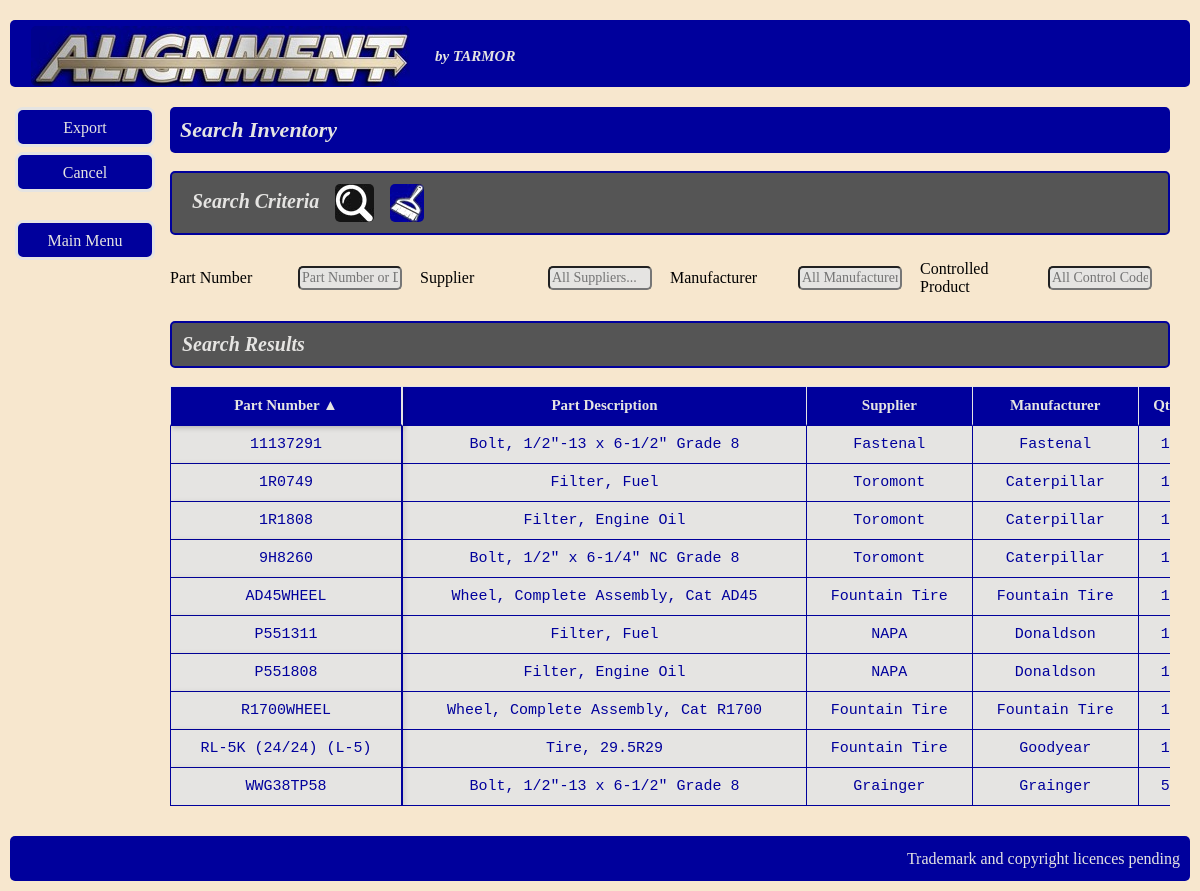
The app's page /inventory/search_inventory/ with its own data.
### inventory/models.py (models this page shows, shortened)
class InventoryItem(models.Model):
    part_number = models.CharField(max_length=20)
    part_description = models.CharField(max_length=255)
    supplier = models.ForeignKey(Supplier, on_delete=models.PROTECT, db_column='supplier_name')
    manufacturer = models.CharField(max_length=255, null=True, blank=True)
    qty = models.IntegerField()
    uom = models.CharField(max_length=10)
    unit_price = models.DecimalField(max_digits=10, decimal_places=2)
    stock = models.CharField(max_length=10, choices=stock_choices)
    controlled_product = models.CharField(max_length=3, choices=yesno_choices)
    bin_location = models.CharField(max_length=50)
    qty_onhand = models.IntegerField()
    min_qty = models.IntegerField()
    max_qty = models.IntegerField()
    last_transaction_date = models.DateField(default=timezone.now)
    last_transaction_number = models.CharField(max_length=10)
    alternatives = models.ManyToManyField('self', blank=True, symmetrical=True)
    class Meta:
        constraints = [
            models.UniqueConstraint(
                fields=['part_number', 'manufacturer'],
                name='unique_part_manufacturer'
            )
        ]

### suppliers/models.py (models this page shows, shortened)
class Supplier(models.Model):
    phone_regex = RegexValidator(
        regex=r'^\+?1?\d{9,15}$',
        message="Format: '+999999999'"
    )
    supplier_name = models.CharField(max_length=255)
    status = models.CharField(choices=status_choices)
    street_address = models.CharField(max_length=255)
    city = models.CharField(max_length=50)
    province_state = models.CharField(max_length=2, choices=PROVINCE_CHOICES)
    country = models.CharField(max_length=100, null=True, blank=True)
    postal_zip = models.CharField(max_length=10, null=True, blank=True)
    contact = models.CharField(max_length=50)
    phone = models.CharField(validators=[phone_regex], max_length=17, blank=True)
    email = models.EmailField(max_length=255, null=True, blank=True, unique=True)
    supplier_discount = models.DecimalField(
        max_digits=5,
        decimal_places=4,
        default=0.0000,
        validators=[MinValueValidator(0), MaxValueValidator(1)],
        help_text="Enter discount as a decimal (e.g., 0.15 for 15%)"
    )
    payment_method = models.CharField(max_length=100, null=True, blank=True)
    supplier_currency = models.CharField(max_length=4, null=True, blank=True)
    additional_information = models.TextField(blank=True)
    def __str__(self):
        return f"{self.supplier_name}"

### inventory/views.py (the view)
# urls.py: path('search_inventory/', views.search_inventory, name='search_inventory'),
def search_inventory(request):
    part_number = request.GET.get('part_number', '')
    supplier = request.GET.get('supplier', '')
    manufacturer = request.GET.get('manufacturer', '')
    controlled_product = request.GET.get('controlled_product', '')
    clean_part = part_number.split(' - ')[0].strip() if ' - ' in part_number else part_number
    inventory = InventoryItem.objects.all().distinct()
    if clean_part:
        inventory = inventory.filter(part_number__icontains=clean_part)
    if supplier:
        inventory = inventory.filter(supplier__supplier_name__icontains=supplier)
    if manufacturer:
        inventory = inventory.filter(manufacturer__icontains=manufacturer)
    if controlled_product:
        inventory = inventory.filter(controlled_product__icontains=controlled_product)
    sort_by = request.GET.get('sort', 'part_number')
    is_descending = sort_by.startswith('-')
    clean_sort_key = sort_by.lstrip('-')
    sort_mapping = {
        'part_number': 'part_number',
        'part_description': 'part_description',
        'supplier': 'supplier__supplier_name',
        'manufacturer': 'manufacturer',
        'qty': 'qty',
        'uom': 'uom',
        'unit_price': 'unit_price',
        'stock': 'stock',
        'controlled_product': 'controlled_product',
    }
    if clean_sort_key in sort_mapping:
        db_field = sort_mapping[clean_sort_key]
        order_field = f"-{db_field}" if is_descending else db_field
        inventory = inventory.order_by(order_field)
    else:
        inventory = inventory.order_by('part_number')
    params = request.GET.copy()
    if 'sort' in params:
        del params['sort']
    filter_url = params.urlencode()
    all_items = InventoryItem.objects.all().only('part_number', 'part_description').order_by('part_number')
    all_suppliers = InventoryItem.objects.exclude(supplier__supplier_name__isnull=True).values_list('supplier__supplier_name', flat=True).distinct().order_by('supplier__supplier_name')
    all_manufacturers = InventoryItem.objects.exclude(manufacturer__isnull=True).values_list('manufacturer', flat=True).distinct().order_by('manufacturer')
    all_controlled = InventoryItem.objects.exclude(controlled_product__isnull=True).values_list('controlled_product', flat=True).distinct().order_by('controlled_product')
    context = {
        'inventory': inventory,
        'filter_url': filter_url,
        'sort': sort_by,
        'all_items': all_items,
        'all_suppliers': all_suppliers,
        'all_manufacturers': all_manufacturers,
        'all_controlled': all_controlled,
        'part_number_val': part_number,
        'supplier_val': supplier,
        'manufacturer_val': manufacturer,
        'controlled_product_val': controlled_product,
    }
    return render(request, 'inventory/search_inventory.html', context)

### inventory/templates/inventory/search_inventory.html (shortened to what this page needs)
{% extends "core/base.html" %}
{% load static %}
{% block sidebar %}
<div class="leftnavbar">
    <ul>
        <li><a href="{% url 'inventory:export_inventory_excel' %}?{{ filter_url }}">Export</a></li>
        <li><a href="{% url 'inventory:inventory' %}">Cancel</a></li>
        <br>
        <li><a href="{% url 'core:home' %}">Main Menu</a></li>
    </ul>
</div>
{% endblock %}
{% block content %}
<div class="main">
    <h2>Search Inventory </h2>
    <br>
    <div >
            <h3 >
                &nbsp; Search Criteria &nbsp;
                    <input type="image" src="{% static 'images/mag_glass.jpg' %}" alt="Submit" class='logo' form="search-form" >
                    <a href="{% url 'inventory:search_inventory' %}">
                    <img src="{% static 'images/broom.jpg' %}" alt="Clear Filters" class='logo' style="cursor: pointer;">
                </a>
            </h3>
            <form id="search-form"  method="GET" action=".">
                <table class="table-bare-container">
                    <tr>
                        <td>Part Number</td>
                        <td>
                            <input type="text" name="part_number" list="part-list" value="{{ part_number_val }}" placeholder="Part Number or Desc..." class="input" autocomplete="off">
                        </td>
                        <td>Supplier</td>
                        <td>
                            <input type="text" name="supplier" list="supplier-list" value="{{ supplier_val }}" placeholder="All Suppliers..." class="input" autocomplete="off">
                        </td>
                        <td>Manufacturer</td>
                        <td>
                            <input type="text" name="manufacturer" list="manufacturer-list" value="{{ manufacturer_val }}" placeholder="All Manufacturers..." class="input" autocomplete="off">
                        </td>
                        <td>Controlled Product</td>
                        <td>
                            <input type="text" name="controlled_product" list="controlled-list" value="{{ controlled_product_val }}" placeholder="All Control Codes..." class="input" autocomplete="off">
                        </td>
                    </tr>
                </table>
            </form>
        </div>
        <div >
            <h3> Search Results </h3>
            <br>
            <div class="table-container">
                <table  class="table">
                    <thead>
                        <tr>
                            <th class="th">
                                <a href="?sort={% if sort == 'part_number' %}-part_number{% else %}part_number{% endif %}" class="sort_header">
                                    Part Number {% if sort == 'part_number' %} ▲ {% elif sort == '-part_number' %} ▼ {% endif %}
                                </a>
                            </th>
                            <th class="th">
                                <a href="?sort={% if sort == 'part_description' %}-part_description{% else %}part_description{% endif %}" class="sort_header">
                                    Part Description {% if sort == 'part_description' %} ▲ {% elif sort == '-part_description' %} ▼ {% endif %}
                                </a>
                            </th>
                            <th class="th">
                                <a href="?sort={% if sort == 'supplier' %}-supplier{% else %}supplier{% endif %}" class="sort_header">
                                    Supplier {% if sort == 'supplier' %} ▲ {% elif sort == '-supplier' %} ▼ {% endif %}
                                </a>
                            </th>
                            <th class="th">
                                <a href="?sort={% if sort == 'manufacturer' %}-manufacturer{% else %}manufacturer{% endif %}" class="sort_header">
                                    Manufacturer {% if sort == 'manufacturer' %} ▲ {% elif sort == '-manufacturer' %} ▼ {% endif %}
                                </a>
                            </th>
                            <th class="th">
                                <a href="?{% for key, value in request.GET.items %}{% if key != 'sort' %}{{ key }}={{ value }}&{% endif %}{% endfor %}sort={% if sort == 'qty' %}-qty{% else %}qty{% endif %}" class="sort_header">
                                    Qty {% if sort == 'qty' %} ▲ {% elif sort == '-qty' %} ▼ {% endif %}
                                </a>
                            </th>
                        </tr>
                    </thead>
                    <tbody>
                        {% for inv in inventory %}
                            <tr>
                                <td class="td">{{inv.part_number}}</td>
                                <td class="td">{{inv.part_description}}</td>
                                <td class="td">{{inv.supplier}}</td>
                                <td class="td">{{inv.manufacturer}}</td>
                                <td class="td">{{inv.qty}}</td>
                            </tr>
                            {% empty %}
                            <tr><td colspan="9">No records found.</td></tr>
                        {% endfor %}
                    </tbody>
                </table>
            </div>
        </div>
    </div>
{% endblock %}

### static/css/Stylesheet.css (style rules this page uses)
* { box-sizing: border-box; }
body { font-family: Cascadia Code; background-color:#f7e7ce; padding: 0; margin: 0; }
.main { flex: 1; min-width: 0; padding: 10px; display: block; }
.logo { display: inline-block; vertical-align: middle; width: auto; height: 80%; margin-right: 10px; margin-left: 1px; margin-top: 1px; margin-bottom: 1px; border-radius: 5px; padding: 0px }
.input { background-color: #e5e4e2; font-size: 14px; font-family: Cascadia Code; margin: 2px; field-sizing: content; min-width: 10ch; border-radius: 5px; }
h2 { width: 100%; margin: 0px; background-color: #00009c; color: #e5e4e2; font-family: Cascadia Code; font-size: 22px; padding: 10px; font-style: italic; border-radius: 5px; clear: right; box-sizing: border-box; display:block; }
h3 { background-color: #555555; color: #e5e4e2; font-family: Cascadia Code; font-size: 20px; padding: 10px; font-style: italic; width: 100%; margin: 0px; border: 2px solid #00009c; border-radius: 5px; clear: right; }
.leftnavbar { width: 140px; flex-shrink: 0; margin-top: 10px; }
.leftnavbar ul { padding: 0px; list-style: none; margin: 0px; }
.leftnavbar ul li a { text-decoration: none; border: 3px solid #e5e4e2; font-family: Cascadia Code; font-size: 16px; background-color: #00009c; color: #e5e4e2; display: block; width: 140px; height: 40px; margin: 5px; padding: 10px; border-radius: 8px; text-align: center; line-height: 15px; }
.table { width: 100%; border-collapse: separate !important; border-spacing: 0 !important; table-layout: auto; min-width: 1500px; }
.table-container { display: block !important; width: 100%; height: auto !important; max-height: 600px !important; overflow-x: auto !important; overflow-y: auto !important; position: relative; clear: both; }
.table thead tr th { position: sticky; top: 0; z-index: 20; background-color: #00009c; color: #e5e4e2; font-family: Cascadia Code; font-size: 15px; padding: 10px; border-bottom: 2px solid #00009c; border-top: 1px solid #e5e4e2; border-right: 1px solid #e5e4e2; white-space: nowrap; }
.th { position: sticky !important; top: 0 !important; z-index: 20 !important; background-color: #00009c !important; color: #e5e4e2 !important; font-family: Cascadia Code, monospace; font-size: 15px; padding: 10px; border-bottom: 2px solid #00009c; border-top: 1px solid #e5e4e2; border-right: 1px solid #e5e4e2; white-space: nowrap; }
.td { background-color: #e5e4e2; color: #00009c; font-family: Cascadia Code, monospace; font-size: 15px; text-align: center; white-space: normal; padding: 10px; border-bottom: 1px solid #00009c; border-right: 1px solid #00009c; }
.table thead tr th:first-child, .th:first-child { position: sticky !important; top: 0 !important; left: 0 !important; z-index: 30 !important; background-color: #00009c !important; color: #e5e4e2 !important; border-right: 2px solid #e5e4e2 !important; border-left: 1px solid #e5e4e2 !important; box-shadow: 2px 2px 5px rgba(0,0,0,0.2); }
.table tbody tr td:first-child, .td:first-child { position: sticky !important; left: 0 !important; z-index: 10 !important; background-color: #e5e4e2 !important; color: #00009c !important; border-right: 2px solid #00009c !important; border-left: 1px solid #00009c !important; box-shadow: 2px 0 5px rgba(0,0,0,0.1); }
.table-bare-container { width: 100%; table-layout: fixed; border-collapse: separate; border-spacing: 0px 12px; margin-left: 0px; padding-top: 12px; padding-bottom: 12px; }
.table-bare-container td { padding-right: 20px; vertical-align: middle; word-wrap: break-word; }
.table-bare-container td:nth-child(odd) { padding-left: 0px; text-align: left; }
.table-bare-container .input, .table-bare-container select, .table-bare-container input { width: 100%; box-sizing: border-box; }
.sort_header { text-decoration: none; color: inherit }

### records on screen
InventoryItem: part_number "11137291", part_description "Bolt, 1/2\"-13 x 6-1/2\" Grade 8", supplier "Fastenal", manufacturer "Fastenal", qty "1"
InventoryItem: part_number "1R0749", part_description "Filter, Fuel", supplier "Toromont", manufacturer "Caterpillar", qty "1"
InventoryItem: part_number "1R1808", part_description "Filter, Engine Oil", supplier "Toromont", manufacturer "Caterpillar", qty "1"
InventoryItem: part_number "9H8260", part_description "Bolt, 1/2\" x 6-1/4\" NC Grade 8", supplier "Toromont", manufacturer "Caterpillar", qty "1"
InventoryItem: part_number "AD45WHEEL", part_description "Wheel, Complete Assembly, Cat AD45", supplier "Fountain Tire", manufacturer "Fountain Tire", qty "1"
InventoryItem: part_number "P551311", part_description "Filter, Fuel", supplier "NAPA", manufacturer "Donaldson", qty "1"
InventoryItem: part_number "P551808", part_description "Filter, Engine Oil", supplier "NAPA", manufacturer "Donaldson", qty "1"
InventoryItem: part_number "R1700WHEEL", part_description "Wheel, Complete Assembly, Cat R1700", supplier "Fountain Tire", manufacturer "Fountain Tire", qty "1"
InventoryItem: part_number "RL-5K (24/24) (L-5)", part_description "Tire, 29.5R29", supplier "Fountain Tire", manufacturer "Goodyear", qty "1"
InventoryItem: part_number "WWG38TP58", part_description "Bolt, 1/2\"-13 x 6-1/2\" Grade 8", supplier "Grainger", manufacturer "Grainger", qty "5"
